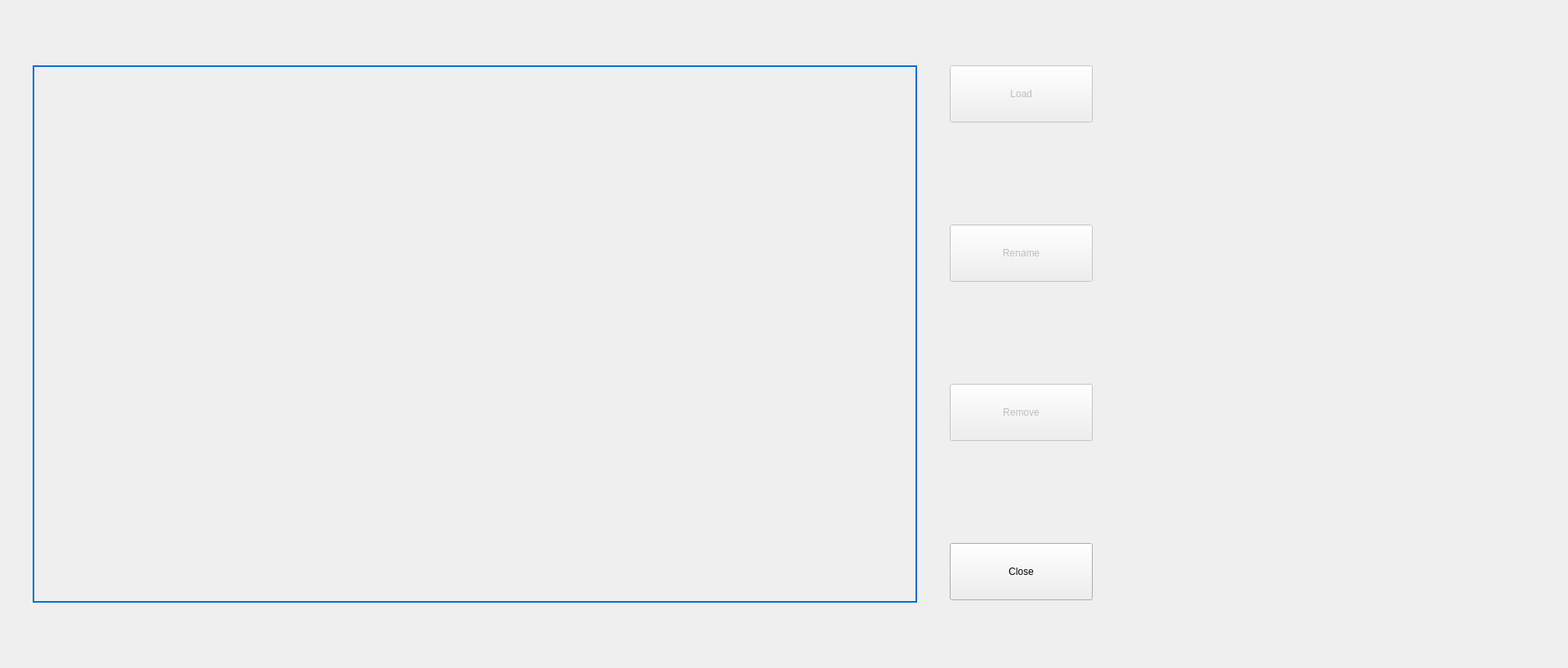
<?xml version="1.0" encoding="UTF-8"?>
<ui version="4.0">
 <class>LoadParametersView</class>
 <widget class="QWidget" name="LoadParametersView">
  <property name="geometry">
   <rect>
    <x>0</x>
    <y>0</y>
    <width>1920</width>
    <height>818</height>
   </rect>
  </property>
  <property name="minimumSize">
   <size>
    <width>1920</width>
    <height>818</height>
   </size>
  </property>
  <property name="maximumSize">
   <size>
    <width>1920</width>
    <height>818</height>
   </size>
  </property>
  <property name="styleSheet">
   <string notr="true"/>
  </property>
  <layout class="QVBoxLayout" name="verticalLayout">
   <property name="spacing">
    <number>0</number>
   </property>
   <property name="sizeConstraint">
    <enum>QLayout::SizeConstraint::SetDefaultConstraint</enum>
   </property>
   <property name="leftMargin">
    <number>0</number>
   </property>
   <property name="topMargin">
    <number>0</number>
   </property>
   <property name="rightMargin">
    <number>0</number>
   </property>
   <property name="bottomMargin">
    <number>0</number>
   </property>
   <item>
    <layout class="QGridLayout" name="gridLayout" columnstretch="6,1,3">
     <item row="0" column="1">
      <layout class="QVBoxLayout" name="verticalLayout_3">
       <property name="spacing">
        <number>45</number>
       </property>
       <item>
        <widget class="QPushButton" name="btnLoad">
         <property name="enabled">
          <bool>false</bool>
         </property>
         <property name="maximumSize">
          <size>
           <width>175</width>
           <height>70</height>
          </size>
         </property>
         <property name="styleSheet">
          <string notr="true"/>
         </property>
         <property name="text">
          <string>Load</string>
         </property>
         <property name="class" stdset="0">
          <string>button-blue</string>
         </property>
        </widget>
       </item>
       <item>
        <widget class="QPushButton" name="btnRename">
         <property name="enabled">
          <bool>false</bool>
         </property>
         <property name="maximumSize">
          <size>
           <width>175</width>
           <height>70</height>
          </size>
         </property>
         <property name="styleSheet">
          <string notr="true"/>
         </property>
         <property name="text">
          <string>Rename</string>
         </property>
         <property name="class" stdset="0">
          <string>button-blue</string>
         </property>
        </widget>
       </item>
       <item>
        <widget class="QPushButton" name="btnRemove">
         <property name="enabled">
          <bool>false</bool>
         </property>
         <property name="maximumSize">
          <size>
           <width>175</width>
           <height>70</height>
          </size>
         </property>
         <property name="styleSheet">
          <string notr="true"/>
         </property>
         <property name="text">
          <string>Remove</string>
         </property>
         <property name="class" stdset="0">
          <string>button-blue</string>
         </property>
        </widget>
       </item>
       <item>
        <widget class="QPushButton" name="btnClose">
         <property name="maximumSize">
          <size>
           <width>175</width>
           <height>70</height>
          </size>
         </property>
         <property name="styleSheet">
          <string notr="true"/>
         </property>
         <property name="text">
          <string>Close</string>
         </property>
         <property name="class" stdset="0">
          <string>button-blue</string>
         </property>
        </widget>
       </item>
      </layout>
     </item>
     <item row="0" column="0">
      <layout class="QVBoxLayout" name="verticalLayout_2">
       <property name="leftMargin">
        <number>40</number>
       </property>
       <property name="topMargin">
        <number>80</number>
       </property>
       <property name="rightMargin">
        <number>40</number>
       </property>
       <property name="bottomMargin">
        <number>80</number>
       </property>
       <item>
        <widget class="QScrollArea" name="scrollArea">
         <property name="styleSheet">
          <string notr="true">border: 1px solid #0070DB;</string>
         </property>
         <property name="widgetResizable">
          <bool>true</bool>
         </property>
         <widget class="QWidget" name="parametersListWidget">
          <property name="geometry">
           <rect>
            <x>0</x>
            <y>0</y>
            <width>1062</width>
            <height>654</height>
           </rect>
          </property>
         </widget>
        </widget>
       </item>
      </layout>
     </item>
     <item row="0" column="2">
      <spacer name="horizontalSpacer">
       <property name="orientation">
        <enum>Qt::Orientation::Horizontal</enum>
       </property>
       <property name="sizeHint" stdset="0">
        <size>
         <width>40</width>
         <height>20</height>
        </size>
       </property>
      </spacer>
     </item>
    </layout>
   </item>
  </layout>
 </widget>
 <resources>
  <include location="../../resources.qrc"/>
 </resources>
 <connections/>
</ui>
